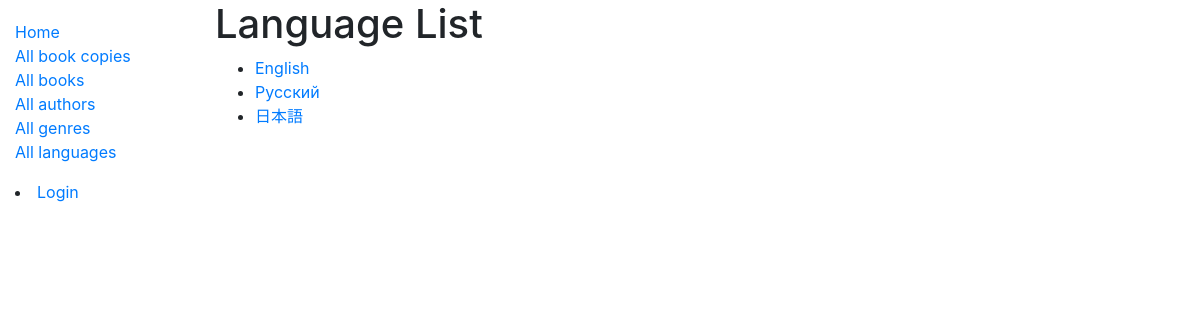
The app's page /catalog/languages/ with its own data.
### catalog/models.py (models this page shows)
class Language(models.Model):
    name = models.CharField('Наименование', max_length=200, unique=True, help_text='Язык издания книги. Например, Русский, English, 中國 и т.п.')
    class Meta:
        ordering = ['name']
    def get_absolute_url(self):
        return reverse('language-detail', args=[str(self.id)])
    def __str__(self):
        return self.name

### catalog/views.py (the view)
# urls.py: path('languages/', views.LanguageListView.as_view(), name='languages'),
class LanguageListView(generic.ListView):
    model = Language
    paginate_by = 10

### catalog/templates/catalog/language_list.html
{% extends "base_generic.html" %}
{% block content %}
<h1>Language List</h1>
<ul>
  {% for language in language_list %}
  <li>
    <a href="{{ language.get_absolute_url }}">{{ language }}</a>
  </li>
  {% empty %}
  <li>There are no languages available.</li>
  {% endfor %}
</ul>
{% endblock %}

### records on screen
Language: name "English"
Language: name "Русский"
Language: name "日本語"
